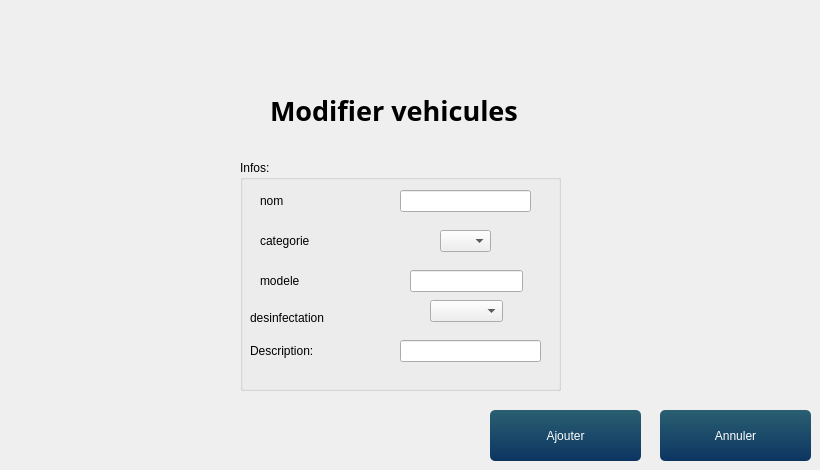
   <widget class="QWidget" name="page_7">
    <widget class="QPushButton" name="Add_veh_2">
     <property name="geometry">
      <rect>
       <x>490</x>
       <y>410</y>
       <width>151</width>
       <height>51</height>
      </rect>
     </property>
     <property name="styleSheet">
      <string notr="true">QPushButton{
	background-color: qlineargradient(spread:pad, x1:1, y1:0, x2:1, y2:1, stop:0 rgba(42, 95, 113, 255),stop:1 rgba(12, 53, 97, 255));
	color: #fff;
	border: 0px;
	border-radius: 5px;
	padding: 5px;
}

QPushButton::hover
{
	background-color: qlineargradient(spread:pad, x1:1, y1:0, x2:1, y2:1, stop:0 rgba(167, 214, 50, 255),stop:1 rgba(98, 169, 67, 255));
	color: #fff;

}
QPushButton::pressed
{
	background-color: qlineargradient(spread:pad, x1:1, y1:0, x2:1, y2:1, stop:0 rgba(147, 194, 30, 255),stop:1 rgba(78, 149, 47, 255));
	color: #fff;
	border: 0px;
	border-radius: 5px;
	padding: 5px;

}</string>
     </property>
     <property name="text">
      <string>Ajouter</string>
     </property>
    </widget>
    <widget class="QLabel" name="label_49">
     <property name="geometry">
      <rect>
       <x>260</x>
       <y>230</y>
       <width>111</width>
       <height>21</height>
      </rect>
     </property>
     <property name="text">
      <string>categorie</string>
     </property>
    </widget>
    <widget class="QGroupBox" name="groupBox_5">
     <property name="geometry">
      <rect>
       <x>240</x>
       <y>160</y>
       <width>321</width>
       <height>231</height>
      </rect>
     </property>
     <property name="title">
      <string>Infos:</string>
     </property>
     <widget class="QLineEdit" name="nom_2">
      <property name="geometry">
       <rect>
        <x>160</x>
        <y>30</y>
        <width>131</width>
        <height>22</height>
       </rect>
      </property>
     </widget>
     <widget class="QComboBox" name="categorie_2">
      <property name="geometry">
       <rect>
        <x>200</x>
        <y>70</y>
        <width>51</width>
        <height>22</height>
       </rect>
      </property>
     </widget>
     <widget class="QLabel" name="label_53">
      <property name="geometry">
       <rect>
        <x>10</x>
        <y>180</y>
        <width>111</width>
        <height>21</height>
       </rect>
      </property>
      <property name="text">
       <string>Description:</string>
      </property>
     </widget>
     <widget class="QLineEdit" name="DESC_2">
      <property name="geometry">
       <rect>
        <x>160</x>
        <y>180</y>
        <width>141</width>
        <height>22</height>
       </rect>
      </property>
     </widget>
     <widget class="QLineEdit" name="modeleveh_2">
      <property name="geometry">
       <rect>
        <x>170</x>
        <y>110</y>
        <width>113</width>
        <height>22</height>
       </rect>
      </property>
     </widget>
     <widget class="QComboBox" name="desinfectation_2">
      <property name="geometry">
       <rect>
        <x>190</x>
        <y>140</y>
        <width>73</width>
        <height>22</height>
       </rect>
      </property>
     </widget>
     <widget class="QLabel" name="label_19">
      <property name="geometry">
       <rect>
        <x>10</x>
        <y>150</y>
        <width>91</width>
        <height>16</height>
       </rect>
      </property>
      <property name="text">
       <string>desinfectation</string>
      </property>
     </widget>
    </widget>
    <widget class="QLabel" name="label_50">
     <property name="geometry">
      <rect>
       <x>260</x>
       <y>190</y>
       <width>111</width>
       <height>21</height>
      </rect>
     </property>
     <property name="text">
      <string>nom</string>
     </property>
    </widget>
    <widget class="QLabel" name="label_51">
     <property name="geometry">
      <rect>
       <x>270</x>
       <y>90</y>
       <width>321</width>
       <height>41</height>
      </rect>
     </property>
     <property name="font">
      <font>
       <family>Script MT Bold</family>
       <pointsize>20</pointsize>
       <weight>75</weight>
       <bold>true</bold>
      </font>
     </property>
     <property name="text">
      <string>Modifier vehicules</string>
     </property>
    </widget>
    <widget class="QLabel" name="label_52">
     <property name="geometry">
      <rect>
       <x>260</x>
       <y>270</y>
       <width>111</width>
       <height>21</height>
      </rect>
     </property>
     <property name="text">
      <string>modele</string>
     </property>
    </widget>
    <widget class="QPushButton" name="Annulerveh_2">
     <property name="geometry">
      <rect>
       <x>660</x>
       <y>410</y>
       <width>151</width>
       <height>51</height>
      </rect>
     </property>
     <property name="styleSheet">
      <string notr="true">QPushButton{
	background-color: qlineargradient(spread:pad, x1:1, y1:0, x2:1, y2:1, stop:0 rgba(42, 95, 113, 255),stop:1 rgba(12, 53, 97, 255));
	color: #fff;
	border: 0px;
	border-radius: 5px;
	padding: 5px;
}

QPushButton::hover
{
	background-color: qlineargradient(spread:pad, x1:1, y1:0, x2:1, y2:1, stop:0 rgba(167, 214, 50, 255),stop:1 rgba(98, 169, 67, 255));
	color: #fff;

}
QPushButton::pressed
{
	background-color: qlineargradient(spread:pad, x1:1, y1:0, x2:1, y2:1, stop:0 rgba(147, 194, 30, 255),stop:1 rgba(78, 149, 47, 255));
	color: #fff;
	border: 0px;
	border-radius: 5px;
	padding: 5px;

}</string>
     </property>
     <property name="text">
      <string>Annuler</string>
     </property>
    </widget>
    <zorder>groupBox_5</zorder>
    <zorder>Add_veh_2</zorder>
    <zorder>label_49</zorder>
    <zorder>label_50</zorder>
    <zorder>label_51</zorder>
    <zorder>label_52</zorder>
    <zorder>Annulerveh_2</zorder>
   </widget>
